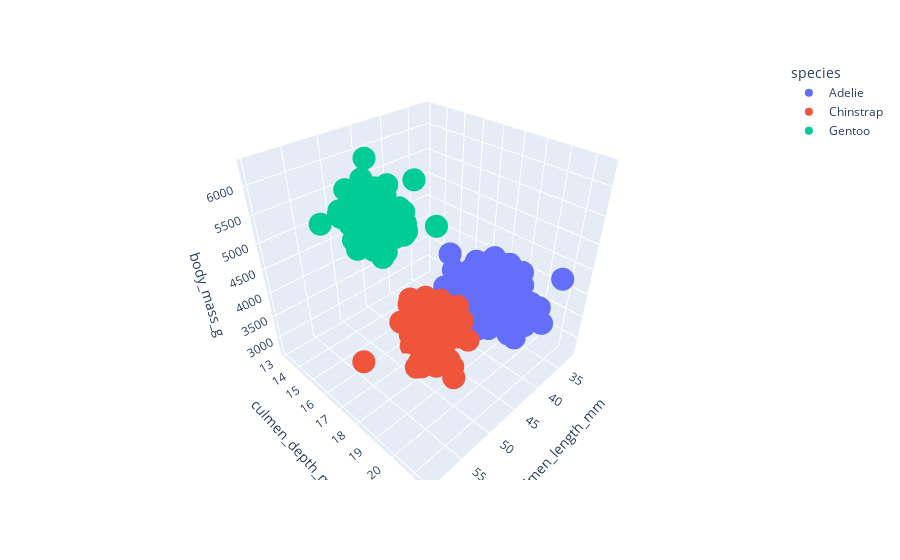

This figure's notebook cell:
### Markdown cell above
# `Species`

### Code cell
fig = px.scatter_3d(df1, x='culmen_length_mm', y='culmen_depth_mm', z='body_mass_g', color='species')
fig.show()
